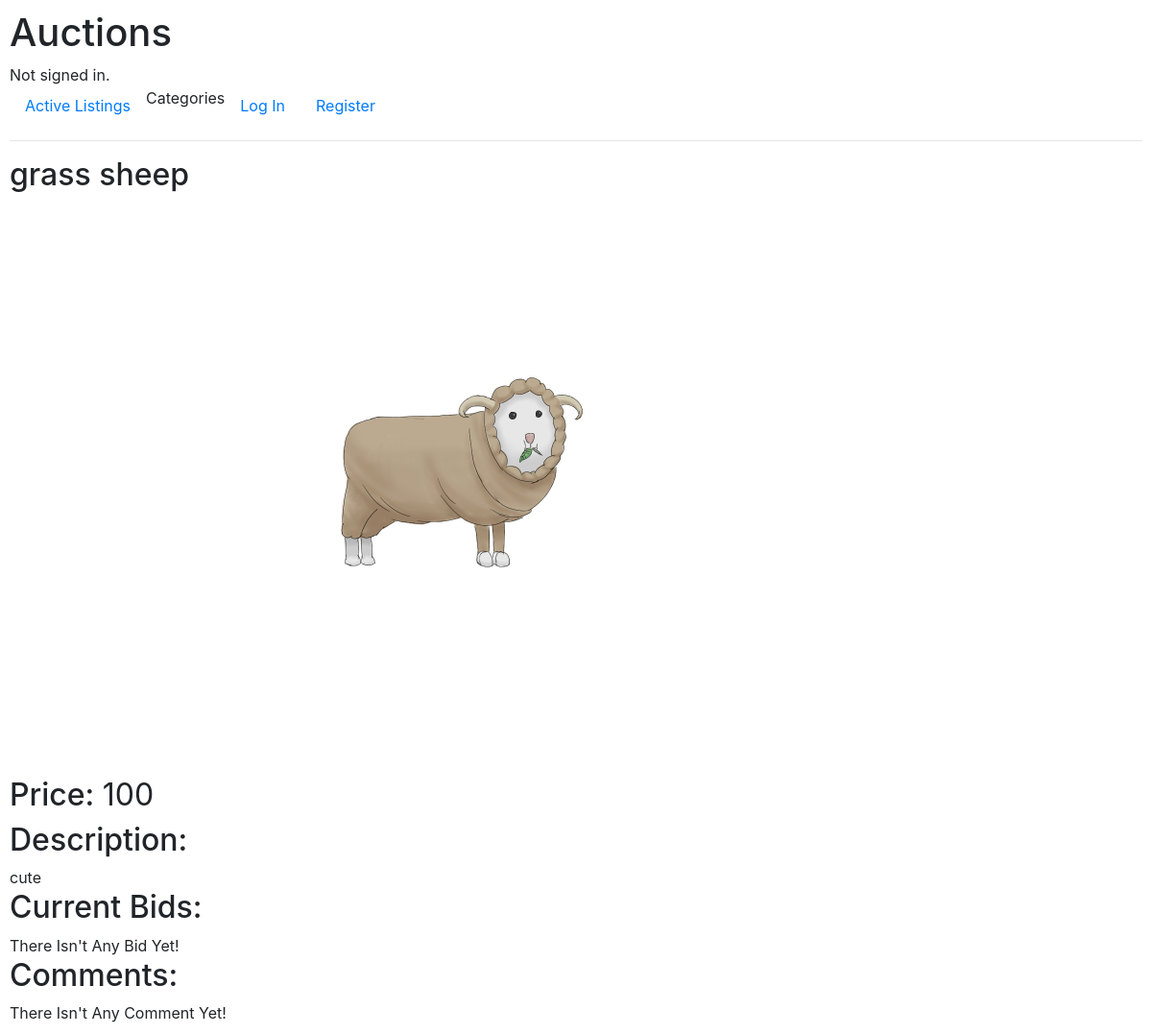
The app's page /item/19, older data.
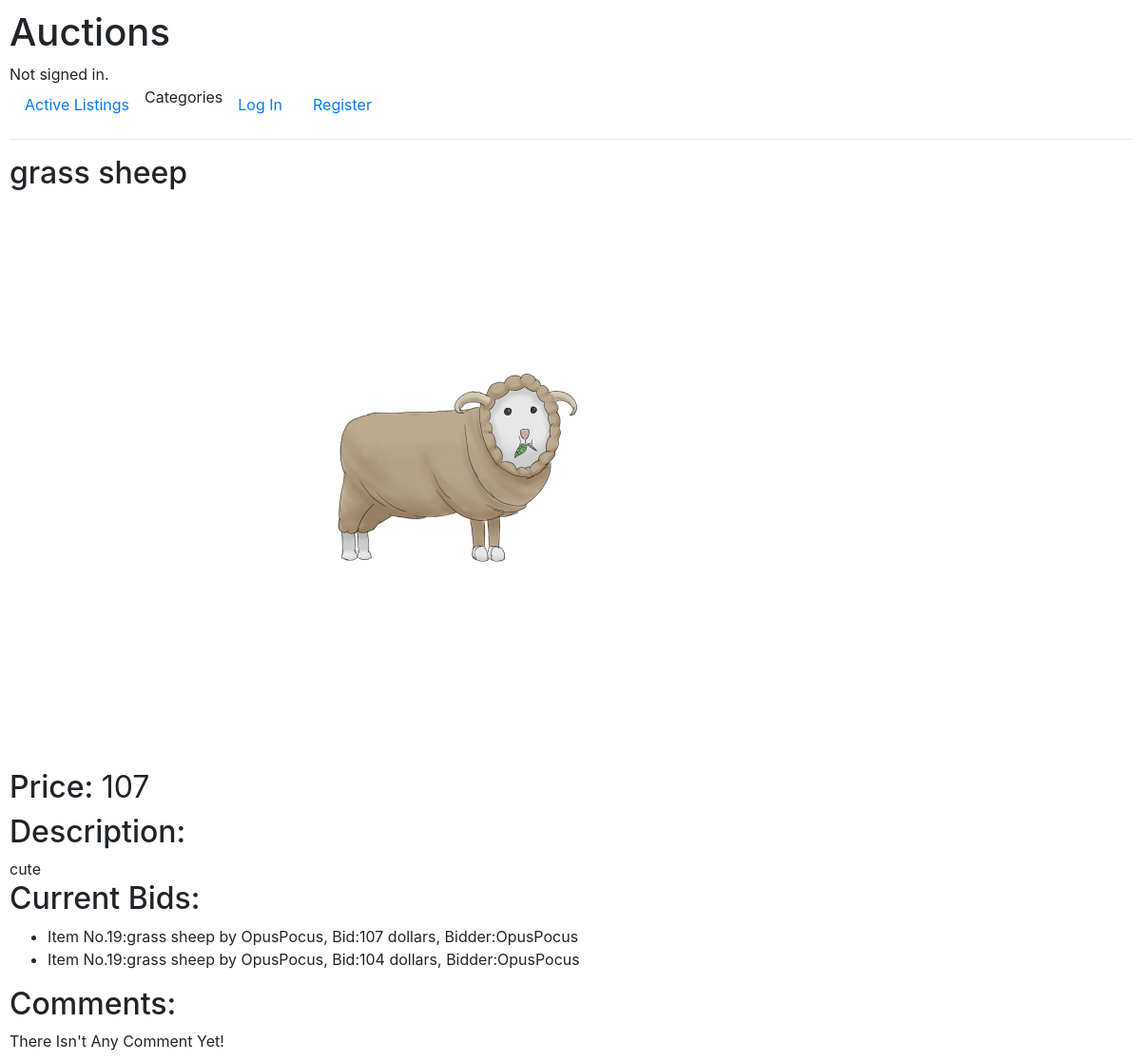
The same page, newer data.
### auctions/models.py (models this page shows)
class Bids(models.Model):
    item = models.ForeignKey(AuctionList, on_delete=models.CASCADE, related_name="bids")
    price = models.IntegerField()
    bidder = models.ForeignKey(User, on_delete=models.CASCADE, related_name="my_bidding_items")
    def __str__(self):
        return f"{self.item}, Bid:{self.price} dollars, Bidder:{self.bidder.username}"

class AuctionList(models.Model):
    title = models.CharField(max_length=64)
    image = models.ImageField(upload_to="items")
    description = models.CharField(max_length=128)
    type = models.CharField(max_length=16)
    starting_bid = models.IntegerField()
    owner = models.ForeignKey(User, on_delete=models.CASCADE, related_name="my_selling_items")
    is_closed = models.BooleanField(default=False)
    def __str__(self):
        return f"Item No.{self.id}:{self.title} by {self.owner.username}"

class User(AbstractUser):
    pass

### auctions/views.py (the view, shortened to what this page needs)
# urls.py: path("item/<str:item_id>", views.listing, name="listing"),
def listing(request, item_id):
    item = AuctionList.objects.get(pk=item_id)
    if item.is_closed:
        return HttpResponseRedirect(reverse("closed_item", args=[item_id]))
    user = request.user
    bids = item.bids.order_by('-price')
    watched = False
    if not bids:
        price = item.starting_bid
    else:
        price = bids.values().first()['price']
    user = None
    return render(request, "auctions/item.html", {
        "item":item,
        "bids":bids,
        "user":user,
        "price":price,
        "watched":watched,
    })

### auctions/templates/auctions/item.html (shortened to what this page needs)
{% extends "auctions/layout.html" %}
{% block body %}
    <h2>{{ item.title }}</h2>
    <img src="{{ item.image.url }}", width="800">
    <h2>
        Price:
        <span class="not_bold">
            {{ price }}
        </span>
    </h2>
    <h2>
        Description:
    </h2>
    {{ item.description }}
    <h2>
        Current Bids:
    </h2>
    {% if bids %}
        <ul>
            {% for bid in bids %}
                <li>
                    {{ bid }}
                </li>
            {% endfor %}
        </ul>
    {% else %}
        There Isn't Any Bid Yet!
    {% endif %}
    <h2>
        Comments:
    </h2>
    {% if comments %}
        <ul>
            {% for comment in comments %}
                <li>
                    {{ comment }}
                </li>
            {% endfor %}
        </ul>
    {% else %}
        There Isn't Any Comment Yet!
    {% endif %}
{% endblock %}

Row changes from the older to the newer data that the page shows:
added Bids: item+price+bidder "Item No.19:grass sheep by OpusPocus, Bid:107 dollars, Bidder:OpusPocus"
added Bids: item+price+bidder "Item No.19:grass sheep by OpusPocus, Bid:104 dollars, Bidder:OpusPocus"
Text that changed along with them:
{{ price }}: "100" → "107"
text no longer shown: "There Isn't Any Bid Yet!"
